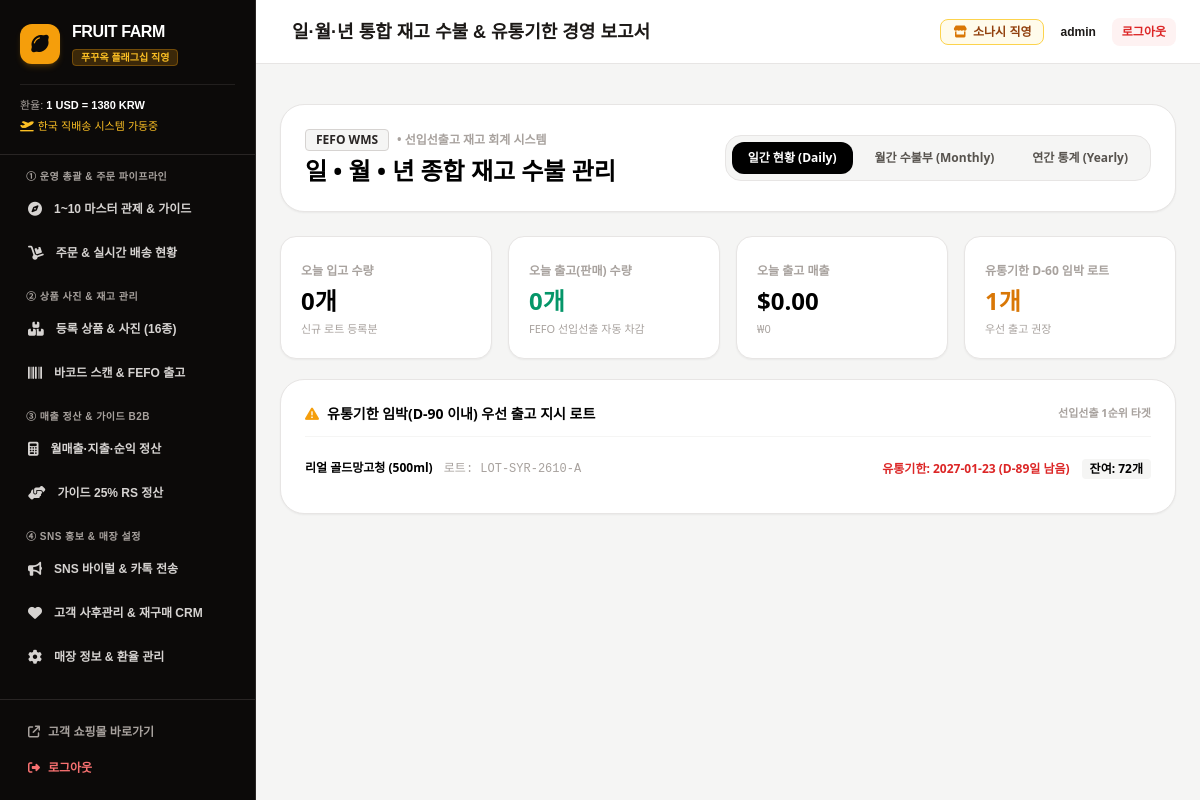
/admin/inventory/reports (signed in), run on the app's committed database.
### tables this page shows
CREATE TABLE settings (
        key TEXT PRIMARY KEY,
        value TEXT
    );

CREATE TABLE inventory_lots (
        id INTEGER PRIMARY KEY AUTOINCREMENT,
        product_id INTEGER NOT NULL,
        lot_number TEXT UNIQUE NOT NULL,
        barcode TEXT NOT NULL,
        received_date DATE NOT NULL,
        expiry_date DATE NOT NULL,
        initial_qty INTEGER NOT NULL,
        current_qty INTEGER NOT NULL,
        unit_cost_usd REAL DEFAULT 0.0,
        status TEXT DEFAULT 'active', -- 'active', 'exhausted', 'expired'
        created_at TIMESTAMP DEFAULT CURRENT_TIMESTAMP,
        FOREIGN KEY (product_id) REFERENCES products(id)
    );

CREATE TABLE products (
        id INTEGER PRIMARY KEY AUTOINCREMENT,
        name TEXT NOT NULL,
        category TEXT NOT NULL, -- 'dried_fruit', 'nuts', 'fruit_syrup', 'promo_set', 'tea_etc'
        sub_title TEXT,
        description TEXT,
        price_usd REAL NOT NULL,
        price_krw INTEGER NOT NULL,
        weight_g INTEGER DEFAULT 180,
        image_url TEXT,
        is_best BOOLEAN DEFAULT 0,
        is_promo BOOLEAN DEFAULT 0,
        stock INTEGER DEFAULT 999,
        badge TEXT,
        created_at TIMESTAMP DEFAULT CURRENT_TIMESTAMP
    , barcode TEXT);

### app.py (the view)
@app.route('/admin/inventory/reports')
@login_required
def admin_inventory_reports():
    conn = get_db()
    cursor = conn.cursor()
    today_str = datetime.now().strftime('%Y-%m-%d')
    today_date = datetime.now().date()
    cursor.execute('''
        SELECT
            COALESCE(SUM(CASE WHEN trans_type = 'IN_STOCK' THEN qty ELSE 0 END), 0) as in_qty,
            COALESCE(SUM(CASE WHEN trans_type LIKE 'OUT_%' THEN qty ELSE 0 END), 0) as out_qty,
            COALESCE(SUM(CASE WHEN trans_type LIKE 'OUT_%' THEN qty * unit_price_usd ELSE 0 END), 0.0) as out_revenue_usd
        FROM inventory_transactions
        WHERE strftime('%Y-%m-%d', created_at) = ?
    ''', (today_str,))
    daily_stat = dict(cursor.fetchone())
    cursor.execute('''
        SELECT l.*, p.name as product_name
        FROM inventory_lots l
        JOIN products p ON l.product_id = p.id
        WHERE l.current_qty > 0 AND l.status = 'active'
        ORDER BY l.expiry_date ASC
    ''')
    expiring_soon = []
    for r in cursor.fetchall():
        ld = dict(r)
        try:
            exp_date = datetime.strptime(ld['expiry_date'], '%Y-%m-%d').date()
            diff = (exp_date - today_date).days
            ld['d_day'] = diff
            if diff <= 90:
                expiring_soon.append(ld)
        except Exception:
            pass
    cursor.execute("SELECT id, name, barcode, stock FROM products ORDER BY id ASC")
    products = [dict(r) for r in cursor.fetchall()]
    monthly_items = []
    for p in products:
        cursor.execute('''
            SELECT
                COALESCE(SUM(CASE WHEN trans_type = 'IN_STOCK' THEN qty ELSE 0 END), 0) as in_qty,
                COALESCE(SUM(CASE WHEN trans_type LIKE 'OUT_%' THEN qty ELSE 0 END), 0) as out_qty,
                COALESCE(SUM(CASE WHEN trans_type LIKE 'OUT_%' THEN qty * unit_price_usd ELSE 0 END), 0.0) as rev
            FROM inventory_transactions
            WHERE product_id = ?
        ''', (p['id'],))
        tstat = cursor.fetchone()
        in_qty = tstat['in_qty']
        out_qty = tstat['out_qty']
        rev = tstat['rev']
        ending = p['stock']
        beginning = ending + out_qty - in_qty
        monthly_items.append({
            'name': p['name'],
            'barcode': p['barcode'] or '-',
            'beginning_qty': max(0, beginning),
            'inbound_qty': in_qty,
            'outbound_qty': out_qty,
            'ending_qty': ending,
            'outbound_revenue': rev
        })
    conn.close()
    return render_template(
        'admin/inventory_reports.html',
        daily_stat=daily_stat,
        expiring_soon=expiring_soon,
        monthly_items=monthly_items
    )

### templates/admin/inventory_reports.html (shortened to what this page needs)
{% extends "admin/base_admin.html" %}
{% block page_title %}일·월·년 통합 재고 수불 & 유통기한 경영 보고서{% endblock %}
{% block admin_content %}
<div class="space-y-6 text-stone-900 font-sans">
    <div class="bg-white p-6 rounded-3xl border border-stone-200 shadow-sm flex flex-col sm:flex-row justify-between items-start sm:items-center gap-4">
        <div>
            <div class="flex items-center space-x-2">
                <span class="text-xs font-black bg-stone-100 text-stone-800 px-2.5 py-0.5 rounded border border-stone-300">FEFO WMS</span>
                <span class="text-xs text-stone-400 font-bold">&bull; 선입선출고 재고 회계 시스템</span>
            </div>
            <h2 class="text-xl sm:text-2xl font-black text-black mt-1">일 &bull; 월 &bull; 년 종합 재고 수불 관리</h2>
        </div>
        <div class="flex items-center space-x-1.5 bg-stone-100 p-1.5 rounded-2xl border border-stone-200 text-xs font-bold">
            <button onclick="switchTab('daily')" id="tabDailyBtn" class="px-4 py-2 rounded-xl bg-black text-white transition">
                일간 현황 (Daily)
            </button>
            <button onclick="switchTab('monthly')" id="tabMonthlyBtn" class="px-4 py-2 rounded-xl text-stone-600 hover:text-black transition">
                월간 수불부 (Monthly)
            </button>
            <button onclick="switchTab('yearly')" id="tabYearlyBtn" class="px-4 py-2 rounded-xl text-stone-600 hover:text-black transition">
                연간 통계 (Yearly)
            </button>
        </div>
    </div>
    <div id="tabDaily" class="space-y-5">
        <div class="grid grid-cols-2 lg:grid-cols-4 gap-4">
            <div class="bg-white p-5 rounded-2xl border border-stone-200 shadow-sm space-y-1">
                <span class="text-xs text-stone-400 font-bold">오늘 입고 수량</span>
                <div class="text-2xl font-black text-black" id="dailyInQty">{{ daily_stat.in_qty }}개</div>
                <p class="text-[11px] text-stone-400">신규 로트 등록분</p>
            </div>
            <div class="bg-white p-5 rounded-2xl border border-stone-200 shadow-sm space-y-1">
                <span class="text-xs text-stone-400 font-bold">오늘 출고(판매) 수량</span>
                <div class="text-2xl font-black text-emerald-600" id="dailyOutQty">{{ daily_stat.out_qty }}개</div>
                <p class="text-[11px] text-stone-400">FEFO 선입선출 자동 차감</p>
            </div>
            <div class="bg-white p-5 rounded-2xl border border-stone-200 shadow-sm space-y-1">
                <span class="text-xs text-stone-400 font-bold">오늘 출고 매출</span>
                <div class="text-2xl font-black text-black">${{ "%.2f"|format(daily_stat.out_revenue_usd) }}</div>
                <p class="text-[11px] text-stone-400">₩{{ "{:,}".format((daily_stat.out_revenue_usd * 1380)|int) }}</p>
            </div>
            <div class="bg-white p-5 rounded-2xl border border-stone-200 shadow-sm space-y-1">
                <span class="text-xs text-stone-400 font-bold">유통기한 D-60 임박 로트</span>
                <div class="text-2xl font-black text-amber-600">{{ expiring_soon|length }}개</div>
                <p class="text-[11px] text-stone-400">우선 출고 권장</p>
            </div>
        </div>
        <div class="bg-white rounded-3xl border border-stone-200 shadow-sm p-6 space-y-3">
            <div class="flex justify-between items-center pb-3 border-b border-stone-100">
                <h3 class="font-black text-sm text-black flex items-center gap-2">
                    <i class="fa-solid fa-triangle-exclamation text-amber-500"></i>
                    <span>유통기한 임박(D-90 이내) 우선 출고 지시 로트</span>
                </h3>
                <span class="text-[11px] font-bold text-stone-400">선입선출 1순위 타겟</span>
            </div>
            <div class="divide-y divide-stone-100 text-xs">
                {% for lot in expiring_soon %}
                <div class="py-2.5 flex flex-wrap justify-between items-center gap-2">
                    <div>
                        <span class="font-black text-black">{{ lot.product_name }}</span>
                        <span class="font-mono text-stone-400 ml-2">로트: {{ lot.lot_number }}</span>
                    </div>
                    <div class="flex items-center space-x-3">
                        <span class="font-bold text-red-600">유통기한: {{ lot.expiry_date }} (D-{{ lot.d_day }}일 남음)</span>
                        <span class="font-black text-black bg-stone-100 px-2 py-0.5 rounded">잔여: {{ lot.current_qty }}개</span>
                    </div>
                </div>
                {% else %}
                <div class="py-6 text-center text-stone-400 text-xs">유통기한 90일 이내 임박 로트가 없습니다. 모든 재고가 안전합니다.</div>
                {% endfor %}
            </div>
        </div>
    </div>
</div>
{% endblock %}

### templates/admin/base_admin.html (shortened to what this page needs)
<!DOCTYPE html>
<html lang="ko">
<head>
    <script src="https://cdn.tailwindcss.com"></script>
    <link rel="stylesheet" href="https://cdnjs.cloudflare.com/ajax/libs/font-awesome/6.4.0/css/all.min.css">
    <link rel="stylesheet" as="style" crossorigin href="https://cdn.jsdelivr.net/gh/orioncactus/pretendard@v1.3.9/dist/web/static/pretendard.min.css" />
</head>
<body class="bg-stone-100 text-stone-900 antialiased min-h-screen flex flex-col md:flex-row">
    <aside class="w-64 bg-stone-950 text-stone-300 flex flex-col justify-between hidden md:flex flex-shrink-0 border-r border-stone-800">
        <div>
            <div class="p-5 border-b border-stone-800">
                <div class="flex items-center space-x-3">
                    <div class="w-10 h-10 rounded-xl bg-amber-500 flex items-center justify-center text-stone-950 text-xl font-black shadow-md shadow-amber-500/20">
                        <i class="fa-solid fa-lemon"></i>
                    </div>
                    <div>
                        <h2 class="text-white font-black text-base tracking-tight">FRUIT FARM</h2>
                        <span class="text-[10px] bg-amber-500/20 text-amber-400 font-bold px-2 py-0.5 rounded border border-amber-500/30">
                            푸꾸옥 플래그십 직영
                        </span>
                    </div>
                </div>
                <div class="mt-4 pt-3 border-t border-stone-800/80 text-[11px] text-stone-400 space-y-1">
                    <div>환율: <strong class="text-white">1 USD = {{ settings.get('usd_krw_rate', 1380) }} KRW</strong></div>
                    <div class="text-amber-400 font-medium"><i class="fa-solid fa-plane-departure mr-1"></i>한국 직배송 시스템 가동중</div>
                </div>
            </div>
            <nav class="p-3.5 space-y-4 text-xs font-semibold overflow-y-auto max-h-[calc(100vh-190px)]">
                <div class="space-y-1">
                    <span class="px-3 text-[10px] uppercase tracking-wider font-bold text-stone-400 block">① 운영 총괄 & 주문 파이프라인</span>
                    <a href="{{ url_for('admin_operations') }}" class="flex items-center space-x-3 px-3.5 py-2.5 rounded-xl transition hover:bg-stone-800 hover:text-white ">
                        <i class="fa-solid fa-compass text-sm"></i>
                        <span>1~10 마스터 관제 & 가이드</span>
                    </a>
                    <a href="{{ url_for('admin_orders') }}" class="flex items-center space-x-3 px-3.5 py-2.5 rounded-xl transition hover:bg-stone-800 hover:text-white ">
                        <i class="fa-solid fa-dolly text-sm"></i>
                        <span>주문 & 실시간 배송 현황</span>
                    </a>
                </div>
                <div class="space-y-1">
                    <span class="px-3 text-[10px] uppercase tracking-wider font-bold text-stone-400 block">② 상품 사진 & 재고 관리</span>
                    <a href="{{ url_for('admin_products') }}" class="flex items-center space-x-3 px-3.5 py-2.5 rounded-xl transition hover:bg-stone-800 hover:text-white ">
                        <i class="fa-solid fa-boxes-stacked text-sm"></i>
                        <span>등록 상품 & 사진 (16종)</span>
                    </a>
                    <a href="{{ url_for('admin_inventory_scan') }}" class="flex items-center space-x-3 px-3.5 py-2.5 rounded-xl transition hover:bg-stone-800 hover:text-white ">
                        <i class="fa-solid fa-barcode text-sm"></i>
                        <span>바코드 스캔 & FEFO 출고</span>
                    </a>
                </div>
                <div class="space-y-1">
                    <span class="px-3 text-[10px] uppercase tracking-wider font-bold text-stone-400 block">③ 매출 정산 & 가이드 B2B</span>
                    <a href="{{ url_for('admin_sales') }}" class="flex items-center space-x-3 px-3.5 py-2.5 rounded-xl transition hover:bg-stone-800 hover:text-white ">
                        <i class="fa-solid fa-calculator text-sm"></i>
                        <span>월매출·지출·순익 정산</span>
                    </a>
                    <a href="{{ url_for('admin_guides') }}" class="flex items-center space-x-3 px-3.5 py-2.5 rounded-xl transition hover:bg-stone-800 hover:text-white ">
                        <i class="fa-solid fa-handshake-angle text-sm"></i>
                        <span>가이드 25% RS 정산</span>
                    </a>
                </div>
                <div class="space-y-1">
                    <span class="px-3 text-[10px] uppercase tracking-wider font-bold text-stone-400 block">④ SNS 홍보 & 매장 설정</span>
                    <a href="{{ url_for('admin_marketing') }}" class="flex items-center space-x-3 px-3.5 py-2.5 rounded-xl transition hover:bg-stone-800 hover:text-white ">
                        <i class="fa-solid fa-bullhorn text-sm"></i>
                        <span>SNS 바이럴 & 카톡 전송</span>
                    </a>
                    <a href="{{ url_for('admin_crm') }}" class="flex items-center space-x-3 px-3.5 py-2.5 rounded-xl transition hover:bg-stone-800 hover:text-white ">
                        <i class="fa-solid fa-heart text-sm"></i>
                        <span>고객 사후관리 & 재구매 CRM</span>
                    </a>
                    <a href="{{ url_for('admin_settings') }}" class="flex items-center space-x-3 px-3.5 py-2.5 rounded-xl transition hover:bg-stone-800 hover:text-white ">
                        <i class="fa-solid fa-gear text-sm"></i>
                        <span>매장 정보 & 환율 관리</span>
                    </a>
                </div>
            </nav>
        </div>
        <div class="p-4 border-t border-stone-800 space-y-1 text-xs">
            <a href="{{ url_for('index') }}" target="_blank" class="flex items-center space-x-2 text-stone-400 hover:text-amber-400 px-3 py-2 rounded-lg transition font-bold">
                <i class="fa-solid fa-arrow-up-right-from-square"></i>
                <span>고객 쇼핑몰 바로가기</span>
            </a>
            <a href="{{ url_for('admin_logout') }}" class="flex items-center space-x-2 text-red-400 hover:text-red-300 px-3 py-2 rounded-lg transition font-bold">
                <i class="fa-solid fa-right-from-bracket"></i>
                <span>로그아웃</span>
            </a>
        </div>
    </aside>
    <div class="flex-grow flex flex-col min-w-0">
        <header class="bg-white border-b border-stone-200 h-16 flex items-center justify-between px-3 sm:px-6 sticky top-0 z-30">
            <div class="flex items-center space-x-2 sm:space-x-3 min-w-0">
                <div class="font-black text-stone-900 text-sm sm:text-base md:text-lg truncate [word-break:keep-all]">
                    {% block page_title %}관리 시스템{% endblock %}
                </div>
            </div>
            <div class="flex items-center space-x-2 sm:space-x-4 text-xs font-bold flex-shrink-0">
                <span class="hidden sm:inline-flex bg-amber-50 text-amber-800 px-3 py-1 rounded-lg border border-amber-300 items-center gap-1.5">
                    <i class="fa-solid fa-store text-amber-600"></i>
                    <span>소나시 직영</span>
                </span>
                <span class="text-stone-500 text-[11px] sm:text-xs">
                    <strong class="text-stone-900">{{ session.get('admin_user', 'admin') }}</strong>
                </span>
                <a href="{{ url_for('admin_logout') }}" class="text-red-600 hover:text-red-700 bg-red-50 hover:bg-red-100 px-2.5 py-1.5 rounded-lg transition text-xs font-bold">
                    로그아웃
                </a>
            </div>
        </header>
        <div class="px-3 sm:px-6 pt-4">
        </div>
        <main class="p-3 sm:p-6 flex-grow">
            {% block admin_content %}{% endblock %}
        </main>
    </div>
</body>
</html>

### data on the page
settings: get "1380"
inventory_lots: product_name "리얼 골드망고청 (500ml)", lot_number "LOT-SYR-2610-A", expiry_date "2027-01-23", d_day "89", current_qty "72"

### other printed values
{{ session.get('admin_user', 'admin') }} "admin"
{{ daily_stat.in_qty }} "0"
{{ daily_stat.out_qty }} "0"
{{ "%.2f"|format(daily_stat.out_revenue_usd) }} "0.00"
{{ "{:,}".format((daily_stat.out_revenue_usd * 1380)|int) }} "0"
{{ expiring_soon|length }} "1"
